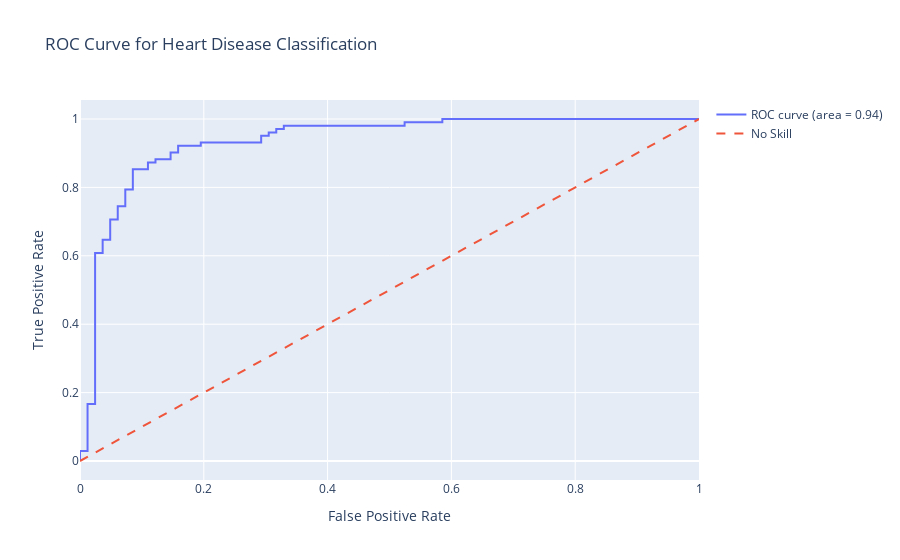

Write notebook code for a chart like this one.
### Code cell
y_pred_proba = BaggGrid_model.predict_proba(X_test)[:, 1]
fpr, tpr, thresholds = roc_curve(y_test, y_pred_proba)
roc_auc = auc(fpr, tpr)

fig = go.Figure()

fig.add_trace(go.Scatter(x=fpr, y=tpr, mode='lines', name='ROC curve (area = %0.2f)' % roc_auc))

fig.add_trace(go.Scatter(x=[0, 1], y=[0, 1], mode='lines', name='No Skill', line=dict(dash='dash')))

fig.update_layout(
    title='ROC Curve for Heart Disease Classification',
    xaxis_title='False Positive Rate',
    yaxis_title='True Positive Rate',
    showlegend=True
)

# Show the plot
fig.show()

### Figure 1 — Plotly figure (JSON) as saved in the notebook; plotly's stock layout.template omitted (floating-point values rounded to 4 significant figures)
{"data": [{"mode": "lines", "name": "ROC curve (area = 0.94)", "type": "scatter", "x": [0, 0, 0, 0.0122, 0.0122, 0.02439, 0.02439, 0.03659, 0.03659, 0.04878, 0.04878, 0.06098, 0.06098, 0.07317, 0.07317, 0.08537, 0.08537, 0.1098, 0.1098, 0.122, 0.122, 0.1463, 0.1463, 0.1585, 0.1585, 0.1951, 0.1951, 0.2927, 0.2927, 0.3049, 0.3049, 0.3171, 0.3171, 0.3293, 0.3293, 0.5244, 0.5244, 0.5854, 0.5854, 1], "y": [0, 0.009804, 0.02941, 0.02941, 0.1667, 0.1667, 0.6078, 0.6078, 0.6471, 0.6471, 0.7059, 0.7059, 0.7451, 0.7451, 0.7941, 0.7941, 0.8529, 0.8529, 0.8725, 0.8725, 0.8824, 0.8824, 0.902, 0.902, 0.9216, 0.9216, 0.9314, 0.9314, 0.951, 0.951, 0.9608, 0.9608, 0.9706, 0.9706, 0.9804, 0.9804, 0.9902, 0.9902, 1, 1]}, {"line": {"dash": "dash"}, "mode": "lines", "name": "No Skill", "type": "scatter", "x": [0, 1], "y": [0, 1]}], "layout": {"showlegend": true, "title": {"text": "ROC Curve for Heart Disease Classification"}, "xaxis": {"title": {"text": "False Positive Rate"}}, "yaxis": {"title": {"text": "True Positive Rate"}}}}
